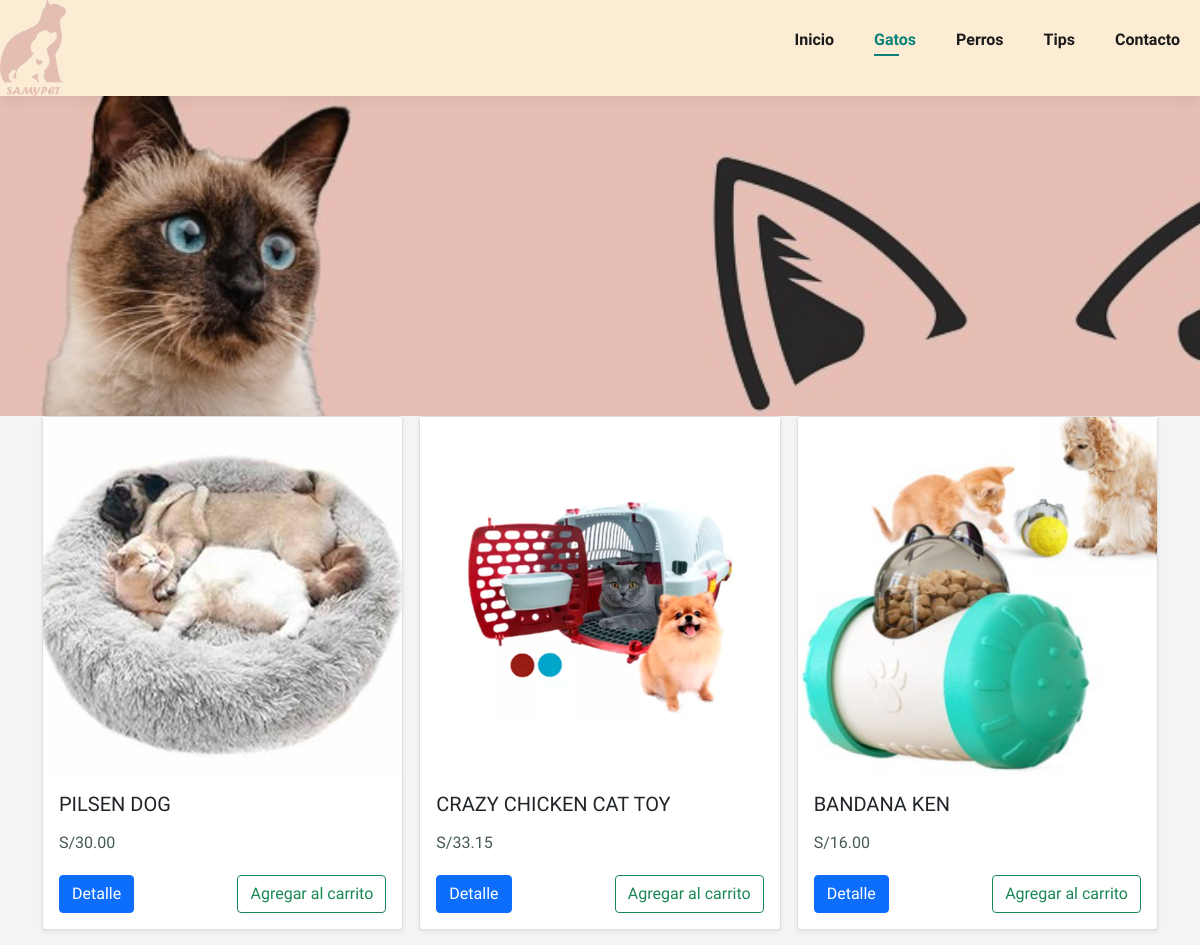
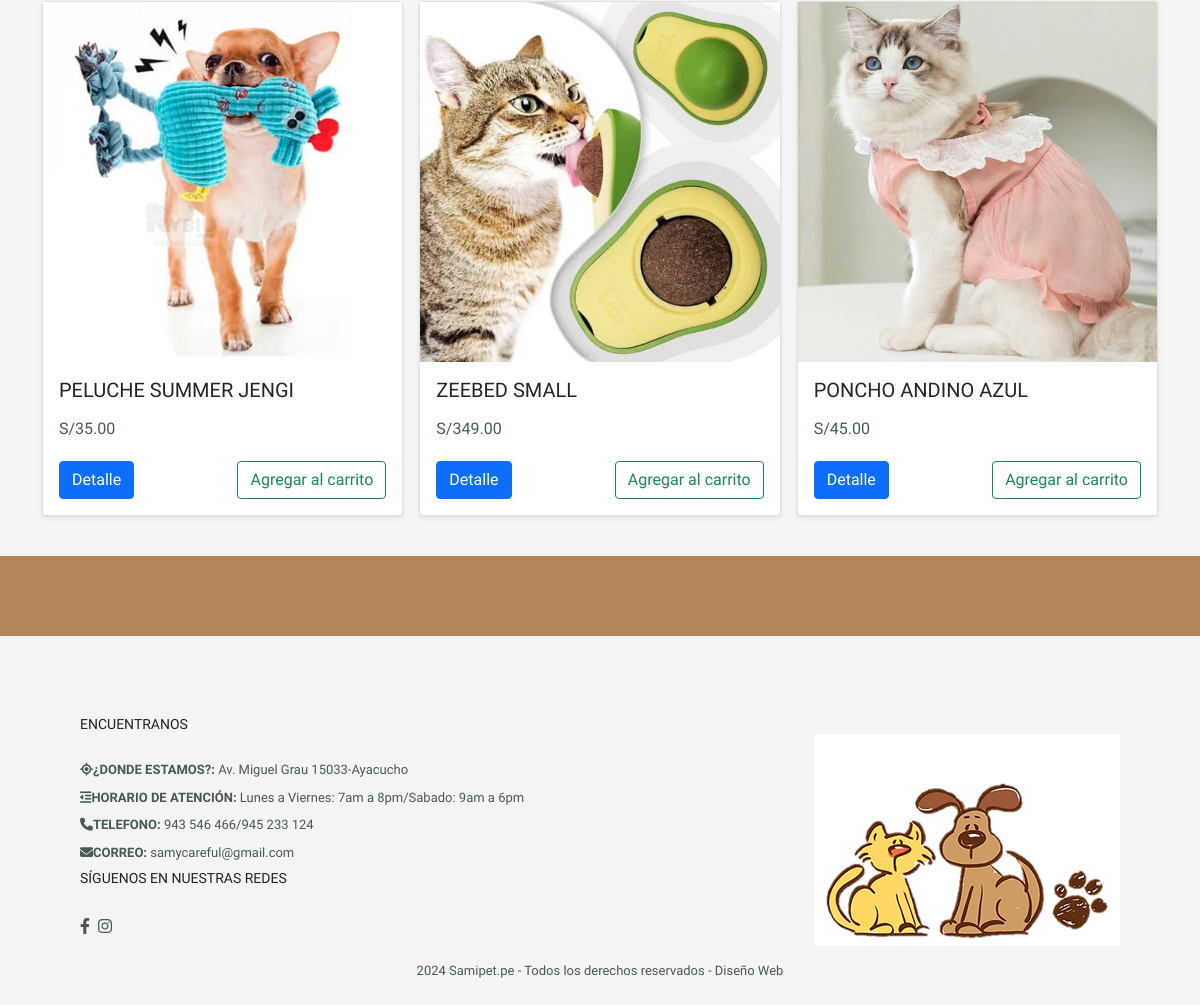
The app's page /gato-shop.php with its own data (2 pictures, top to bottom).
### tables this page shows
CREATE TABLE `productos` (
  `id` int(11) NOT NULL,
  `nombre` varchar(200) NOT NULL,
  `descripcion` text NOT NULL,
  `precio` decimal(10,2) NOT NULL,
  `descuento` tinyint(3) NOT NULL DEFAULT 0,
  `id_categoria` int(11) NOT NULL,
  `activo` int(11) NOT NULL
);

### gato-shop.php (the view, shortened to what this page needs)
<?php
$db = new Database();
$con = $db->conectar();
$sql = $con->prepare("SELECT id, nombre, precio FROM productos WHERE activo=1");
$sql->execute();
$resultado = $sql->fetchAll(PDO::FETCH_ASSOC);
?>
<!DOCTYPE html>
<html lang="en">
<head>
    <link href="https://cdn.jsdelivr.net/npm/bootstrap@5.1.3/dist/css/bootstrap.min.css"
    rel="stylesheet"
>
    <link rel="stylesheet" href="https://cdnjs.cloudflare.com/ajax/libs/font-awesome/6.1.1/css/all.min.css"/>
    <link rel="stylesheet" href="style.css">
</head>
<body>
    <section id="header">
        <a href="#"><img src="./IMG/logoS.png" class="logo" alt="" ></a>
        <div>
            <ul id="navbar">
                <li><a href="index.php">Inicio</a></li>
                <li><a class="active" href="gato-shop.html">Gatos</a></li>
                <li><a href="perros-shop.php">Perros</a></li>
                <li><a href="blog.html">Tips</a></li>
                <li><a href="contacto.html">Contacto</a></li>
            </ul>
        </div>
    </section>
    <section id="page-header">
    </section>
<div class="container">
    <div class="row row-cols-1 row-cols-sm-2 row-cols-md-3 g-3">
    <?php foreach ($resultado as $row) {?>
        <div class="col">
          <div class="card shadow-sm">
                <?php
                $id = $row['id'];
                $imagen = "IMG/products/" . $id . "/principal.png";
                ?>
             <img src="<?php echo $imagen;?>" alt="">
            <div class="card-body">
              <h5 class="card-tittle"><?php echo $row['nombre'];?></h5>
                <p class="card-text">S/<?php echo number_format($row['precio'],2,'.',',');?></p>
                <div class="d-flex justify-content-between align-items-center">
                <div class="btn-group">
                <a href="details.php?id=<?php echo $row['id'];?>&token=<?php
                  echo hash_hmac('sha1',$row['id'], KEY_TOKEN);?>" class="btn btn-primary">Detalle</a>
                </div>
                <button class="btn btn-outline-success" type="button" onclick="addProducto(<?php echo $row['id']; ?>, '<?php echo hash_hmac('sha1', $row['id'],KEY_TOKEN); ?>')">Agregar al carrito</button>
              </div>
            </div>
          </div>
        </div>
        <?php } ?>
    </div>
</div>
    <section id="newsletter"  class="section-p1 section-m1">
    </section>
    <footer class="section-p1">
        <div class="col">
            <h4>ENCUENTRANOS</h4>
            <p><strong><i class="fa fa-location"></i>¿DONDE ESTAMOS?: </strong>Av. Miguel Grau 15033-Ayacucho
            </p>
            <p><strong><i class="fa fa-outdent"></i>HORARIO DE ATENCIÓN: </strong>Lunes a Viernes: 7am a 8pm/Sabado: 9am a 6pm</p>
            <p><strong><i class="fa fa-phone"></i>TELEFONO: </strong>943 546 466/945 233 124</p>
            <p><strong><i class="fa fa-envelope"></i>CORREO: </strong>samycareful@gmail.com</p>
            <div class="follow">
                <h4>SÍGUENOS EN NUESTRAS REDES</h4>
                <div class="icon">
                    <i class="fab fa-facebook-f"></i>
                    <i class="fab fa-instagram"></i>
                </div>
            </div>
        </div>
        <center>
            <div class="col install">
                <img src="IMG/huella.png" alt="">
            </center>
        <div class="copyright">
            <p>2024 Samipet.pe - Todos los derechos reservados - Diseño Web</p>
        </div>
    </footer>
</body>
</html>

### style.css (style rules this page uses)
* { margin: 0; padding: 0; box-sizing: border-box; font-family: "Spartan", sans-serif; }
html { scroll-behavior: smooth; }
h4 { font-size: 20px; color: #222; }
p { font-size: 16px; color: #465b52; margin: 15px 0 20px 0; }
.section-p1 { padding: 40px 80px; }
.section-m1 { margin: 40px 0; }
body { width: 100%; }
#header { display: flex; align-items: center; justify-content: space-between; padding: auto; background: #FDECD4; box-shadow: 0 5PX 15PX rgb(0, 0,0,0.06); z-index: 999; position: sticky; top: 0; left: 0; }
#navbar { display: flex; align-items: center; justify-content: center; }
#navbar li { list-style: none; padding: 0 20px; position: relative; }
#navbar li a { text-decoration: none; font-size: 16px; font-weight: 600; color: #1a1a1a; transition: 0.3s ease; }
#navbar li a:hover, #navbar li a.active { color: #088178; }
#navbar li a.active::after, #navbar li a:hover::after { content: ""; width: 30%; height: 2px; background: #088178; position: absolute; bottom: -4px; left: 20px; }
#newsletter { display: flex; justify-content: space-between; flex-wrap: wrap; align-items: center; background-image: url(IMG/BANNERS/dsg.png); background-repeat: no-repeat; background-position: 20% 30%; background-color: #b3855a; }
footer { display: flex; flex-wrap: wrap; justify-content: space-between; }
footer h4 { font-size: 14px; padding-bottom: 20px; }
footer p { font-size: 13px; margin: 0 0 8px 0; }
footer .follow i { color: #465b52; padding-right: 4px; cursor: pointer; }
footer .install img { margin: 10px 0 15px 0; }
footer .copyright { width: 100%; text-align: center; }
#page-header { background-image: url(IMG/BANNERS/cats.jpeg); width: 100%; height: 40vh; background-size: cover; display: flex; justify-content: center; text-align: center; flex-direction: column; padding: 14px; }
body, html { margin: 0; padding: 0; font-family: Arial, sans-serif; background-color: #f4f4f4; }

### records on screen
productos: shows a picture, nombre "PILSEN DOG", precio "30.00"
productos: shows a picture, nombre "CRAZY CHICKEN CAT TOY", precio "33.15"
productos: shows a picture, nombre "BANDANA KEN", precio "16.00"
productos: shows a picture, nombre "PELUCHE SUMMER JENGI", precio "35.00"
productos: shows a picture, nombre "ZEEBED SMALL", precio "349.00"
productos: shows a picture, nombre "PONCHO ANDINO AZUL", precio "45.00"
